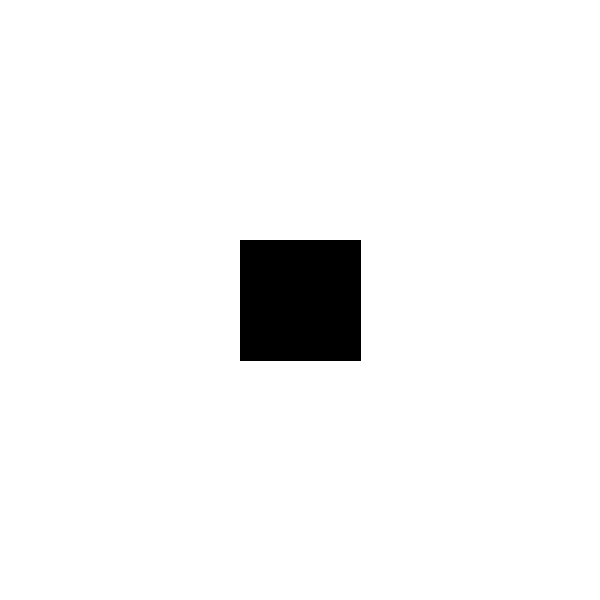
Frame 1 (no input)
Frame 60 (the mouse pressed at the canvas centre just before this capture): identical to frame 1, image omitted
Frame 120 (the mouse held since frame 60 and released just before this capture): identical to frame 1, image omitted

The Processing sketch that drew this single still picture (run headless with seeded random() and noise(); from frame 60 on, the mouse is pressed at the canvas centre):

// Processing sketch: example_1
// ── example_1.pde
float sz;

void setup() {
  size(600, 600);
  rectMode(CENTER);
  sz = width/5;
}

void draw() {
  background(255);
  fill(0);
  rect(width/2, height/2, sz, sz);
}
